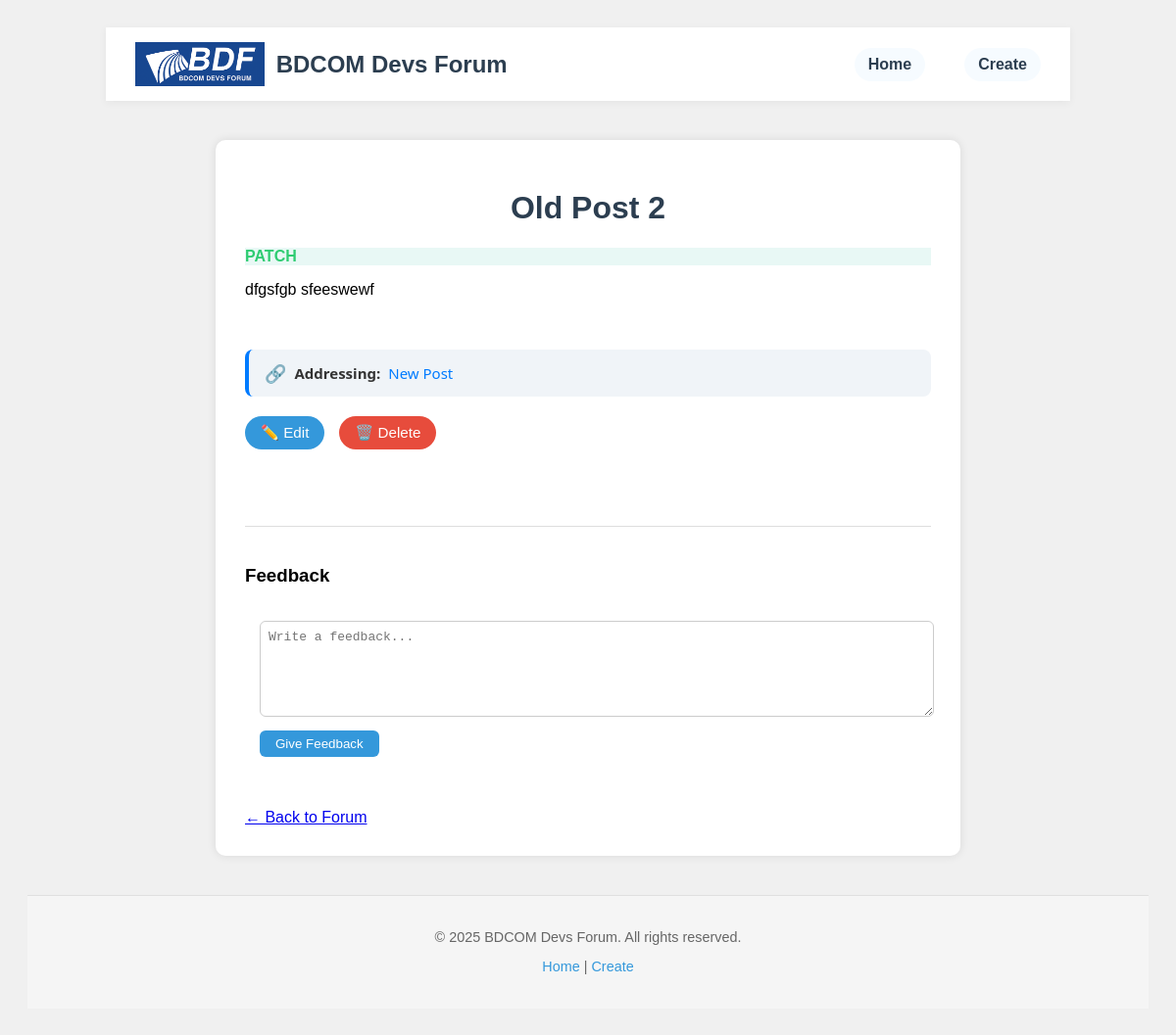
/posts/3, run on an earlier commit of the app's database.
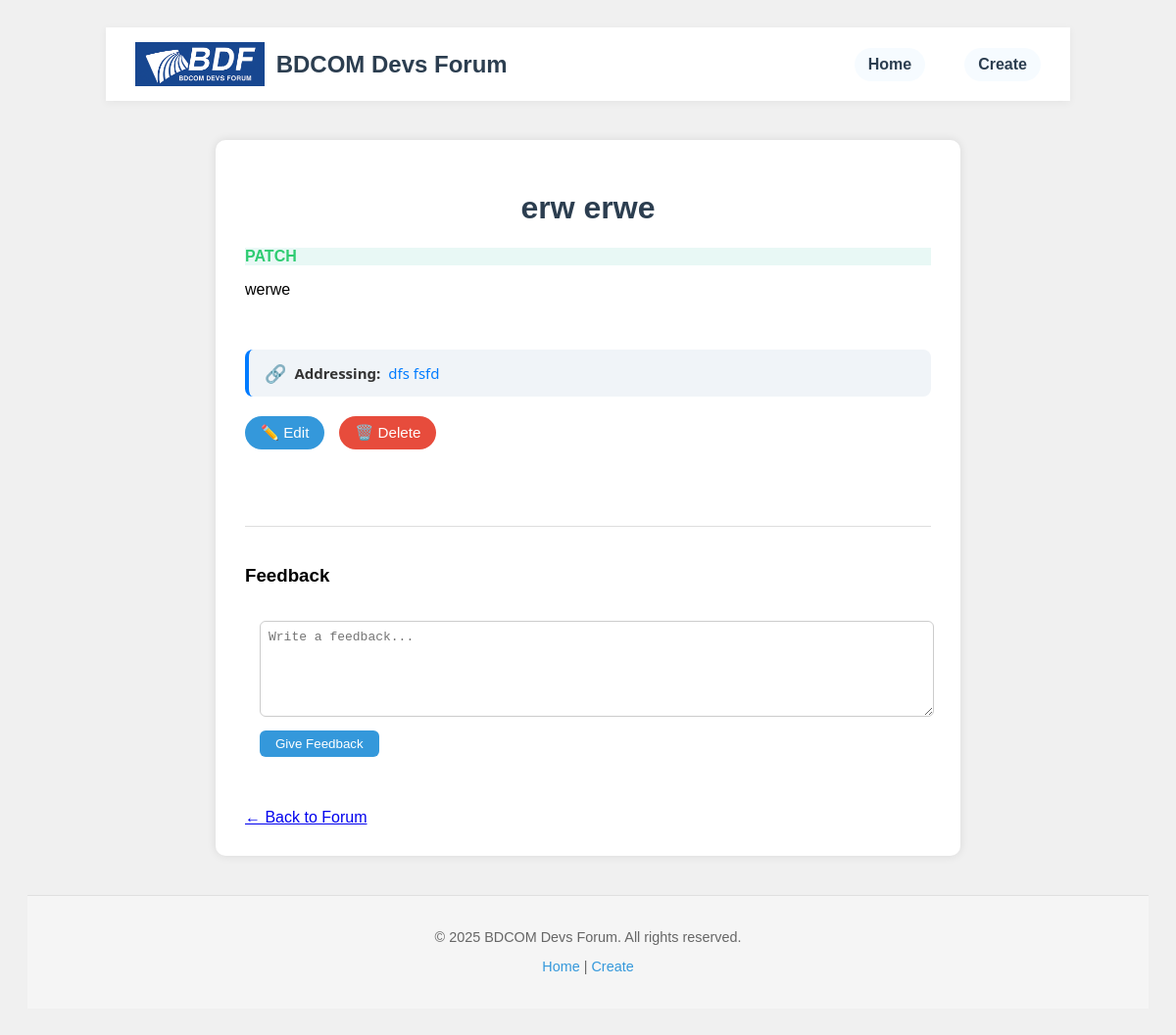
And on a later commit of the database.
### app.py (models this page shows)
class Post(db.Model):
    id = db.Column(db.Integer, primary_key=True)
    title = db.Column(db.String(100))
    content = db.Column(db.Text)
    type = db.Column(db.String(10))  # "Query" or "Patch"
    category = db.Column(db.String(20))
    ip_address = db.Column(db.String(45))  # to store IPv4 or IPv6
    last_modified_ip = db.Column(db.String(45))
    likes = db.Column(db.Integer, default=0)
    comments = db.relationship('Comment', backref='post', cascade='all, delete-orphan')
    likes_relation = db.relationship('PostLike', backref='post', cascade='all, delete-orphan')
    reference_id = db.Column(db.Integer, db.ForeignKey('post.id'), nullable=True)
    reference = db.relationship('Post', remote_side=[id], backref='patches')

### app.py (the view)
@app.route('/posts/<int:post_id>')
def get_post(post_id):
    post = Post.query.get_or_404(post_id)
    return render_template('post.html', post=post)

### app.py (called while the page is built)
@app.context_processor
def inject_year():
    return {'current_year': datetime.now().year}

### templates/post.html (shortened to what this page needs)
<!DOCTYPE html>
<html>
<head>
    <link rel="stylesheet" href="{{ url_for('static', filename='css/style.css') }}">
    <link rel="stylesheet" href="{{ url_for('static', filename='css/navbar.css') }}">
    <link rel="stylesheet" href="{{ url_for('static', filename='css/footer.css') }}">
    <link href="https://cdn.quilljs.com/1.3.6/quill.snow.css" rel="stylesheet">
</head>
<body>
    {% include 'navbar.html' %}
    <div class="post-single">
        <h1>{{ post.title }}</h1>
        <div class="{{ post.type }} post-type">{{ post.type.upper() }}</div>
        <div class="post-body">{{ post.content | safe }}</div><br><br>
        {% if post.reference %}
        <div class="reference-banner">
            <span class="reference-icon">🔗</span>
            <span class="reference-label">Addressing:</span>
            <a class="reference-link" href="/posts/{{ post.reference.id }}">{{ post.reference.title }}</a>
        </div>
        {% endif %}
        <div class="post-actions-single">
            <button class="editBtn" onclick="startEdit()">✏️ Edit</button>
            <button class="deleteBtn" onclick="deletePost({{ post.id }})">🗑️ Delete</button>
        </div>
        <br>
        <div class="comments-section">
            <h3>Feedback</h3>
            <form id="commentForm">
                <textarea id="commentContent" placeholder="Write a feedback..." required></textarea><br>
                <button type="submit">Give Feedback</button>
            </form>
        </div>
        <br>
        <a href="{{ url_for('index') }}">← Back to Forum</a>
    </div>
    {% include 'footer.html' %}
</body>
</html>

### templates/navbar.html (shortened to what this page needs)
<header class="forum-navbar">
    <div class="forum-header-content">
        <div class="forum-brand">
            <img src="{{ url_for('static', filename='resources/BDF.png') }}" alt="BDCOM Logo" class="forum-logo">
            <a href="/" class="forum-title">BDCOM Devs Forum</a>
        </div>
        <nav class="forum-nav" id="navMenu">
            <a href="/" class="{{ 'active' if request.path == '/' else '' }}">Home</a>
            <a href="/create" class="{{ 'active' if request.path == '/create' else '' }}">Create</a>
        </nav>
    </div>
</header>

### templates/footer.html
<footer class="forum-footer">
    <div class="footer-content">
        <p>&copy; {{ current_year }} BDCOM Devs Forum. All rights reserved.</p>
        <p><a href="/">Home</a> | <a href="/create">Create</a></p>
    </div>
</footer>

### static/css/style.css (style rules this page uses)
body { font-family: Arial, sans-serif; background: #f0f0f0; padding: 20px; }
h1 { text-align: center; color: #2c3e50; }
form, .posts { max-width: 700px; margin: 20px auto; background: white; padding: 15px; border-radius: 8px; }
.patch { color: green; font-weight: bold; }
.post-single { max-width: 700px; margin: 40px auto; padding: 30px; background: white; border-radius: 10px; box-shadow: 0 0 10px rgba(0,0,0,0.1); }
.post-type { margin: 10px 0; font-weight: bold; text-transform: uppercase; }
.reference-banner { background-color: #f0f4f8; border-left: 4px solid #007bff; padding: 12px 16px; margin-bottom: 20px; border-radius: 8px; display: flex; align-items: center; font-family: 'Segoe UI', sans-serif; font-size: 15px; gap: 8px; }
.reference-icon { font-size: 18px; color: #007bff; }
.reference-label { font-weight: 600; color: #333; }
.reference-link { font-weight: 500; color: #007bff; text-decoration: none; transition: color 0.2s ease-in-out; }
.patch { background-color: #e8f8f5; color: #2ecc71; }
.post-actions-single { margin: 20px 0; display: flex; gap: 15px; }
.post-actions-single button, .saveEditBtn, .cancelEditBtn { padding: 8px 16px; border: none; border-radius: 20px; cursor: pointer; font-size: 0.95em; transition: background 0.3s; }
.editBtn { background-color: #3498db; color: white; }
.deleteBtn { background-color: #e74c3c; color: white; }
.comments-section { margin-top: 40px; padding-top: 20px; border-top: 1px solid #ddd; }
.comments-section h3 { margin-bottom: 10px; }
#commentForm textarea { width: 100%; height: 80px; padding: 8px; margin-bottom: 10px; font-size: 1em; border-radius: 6px; border: 1px solid #ccc; }
#commentForm button { padding: 6px 16px; background-color: #3498db; color: white; border: none; border-radius: 6px; cursor: pointer; }

### static/css/navbar.css (style rules this page uses)
.forum-navbar { background-color: #ffffff; margin-left: 5em; margin-right: 5em; padding: 15px 30px; box-shadow: 0 2px 8px rgba(0, 0, 0, 0.05); position: sticky; top: 0; z-index: 10; }
.forum-header-content { display: flex; align-items: center; justify-content: space-between; }
.forum-brand { display: flex; align-items: center; gap: 12px; }
.forum-logo { height: 45px; width: auto; }
.forum-title { font-size: 1.5em; font-weight: bold; text-decoration: none; color: #2c3e50; }
.forum-nav a { position: relative; margin-left: 20px; text-decoration: none; color: #2c3e50; font-weight: 600; background-color: rgba(240, 248, 255, 0.6); padding: 8px 14px; border-radius: 20px; transition: all 0.3s ease-in-out; font-size: 16px; }
.forum-nav a::after { content: ""; position: absolute; left: 0; bottom: -2px; width: 0%; height: 2px; background-color: #3498db; transition: width 0.3s ease-in-out; }
.forum-nav { display: flex; gap: 20px; }

### static/css/footer.css (style rules this page uses)
.forum-footer { background-color: #f5f5f5; padding: 20px 40px; text-align: center; color: #666; font-size: 0.9em; border-top: 1px solid #e0e0e0; margin-top: 40px; }
.forum-footer a { color: #3498db; text-decoration: none; }

What changed in the data, as far as the page shows it:
no longer on this page (row edited): Post: reference "New Post"
changed Post "PATCH": title "Old Post 2" → "erw erwe"; content "dfgsfgb sfeeswewf" → "werwe"
now on this page (row edited): Post: reference "dfs fsfd"
